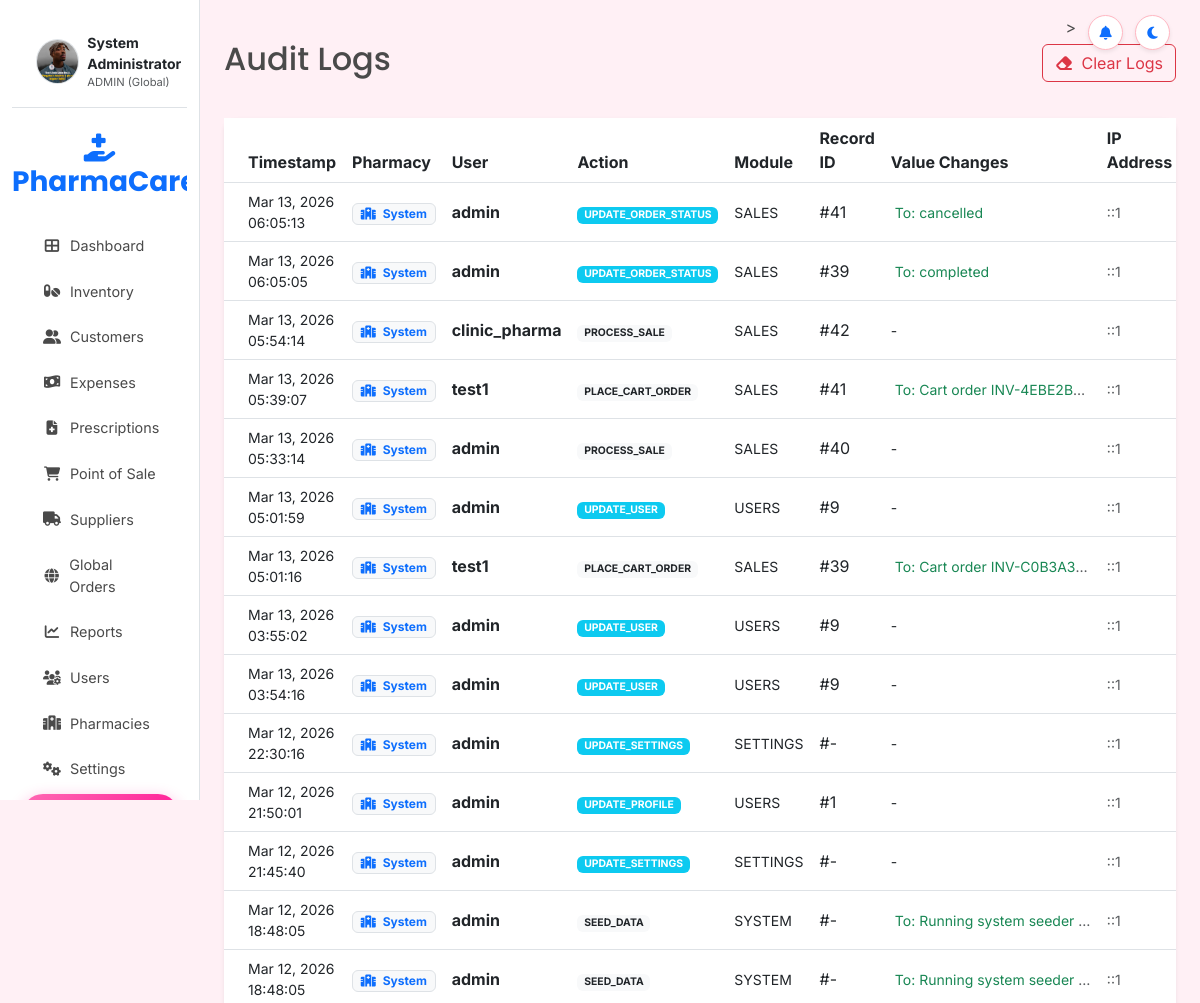
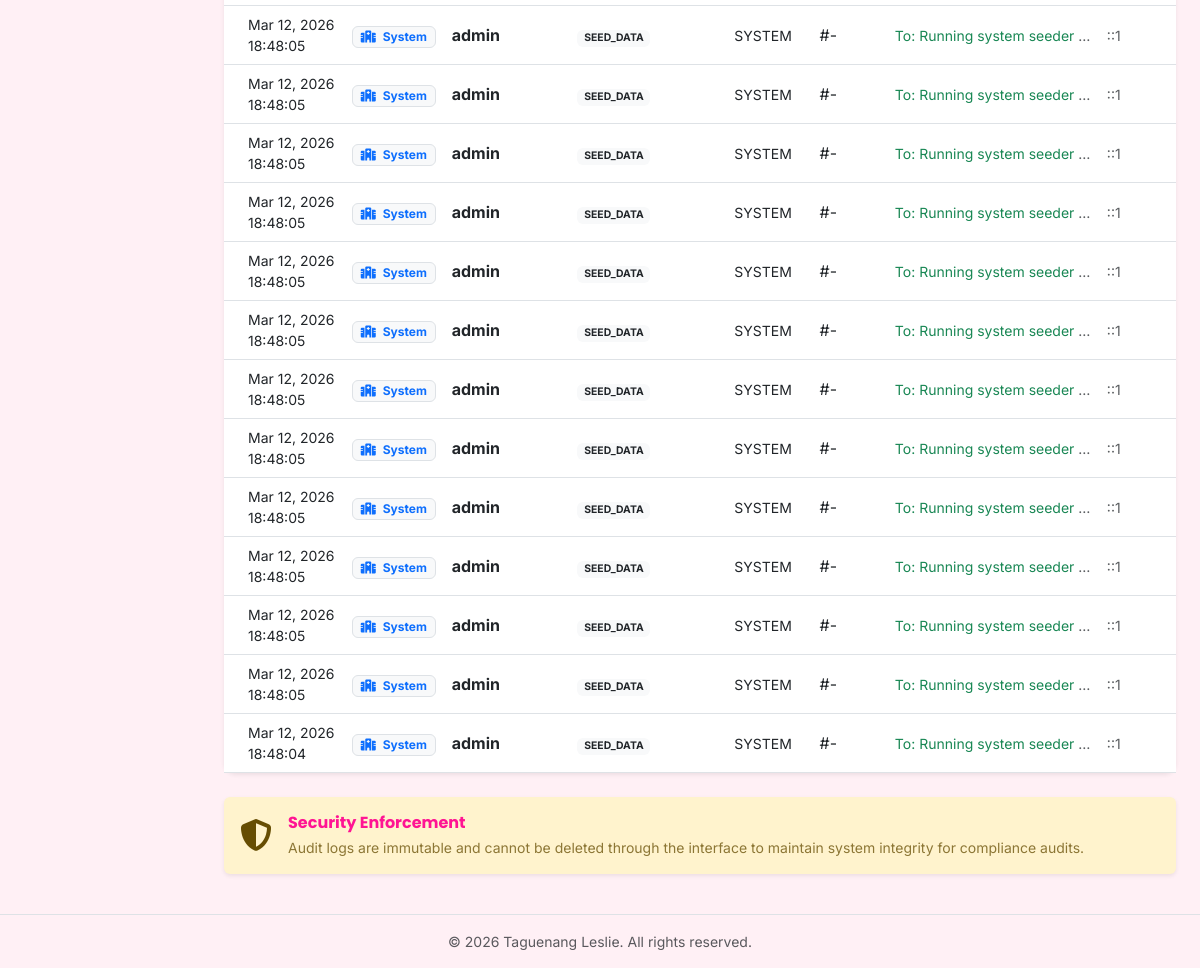
/audit_logs.php (signed in), run on the app's committed database (2 pictures, top to bottom).
### tables this page shows
CREATE TABLE IF NOT EXISTS audit_logs (
    id INT PRIMARY KEY AUTO_INCREMENT,
    user_id INT,
    action VARCHAR(100) NOT NULL,
    table_name VARCHAR(50),
    record_id INT,
    old_value TEXT,
    new_value TEXT,
    ip_address VARCHAR(45),
    pharmacy_id INT,
    created_at TIMESTAMP DEFAULT CURRENT_TIMESTAMP,
    FOREIGN KEY (user_id) REFERENCES users(id) ON DELETE SET NULL,
    FOREIGN KEY (pharmacy_id) REFERENCES pharmacies(id) ON DELETE SET NULL
);

CREATE TABLE IF NOT EXISTS users (
    id INT PRIMARY KEY AUTO_INCREMENT,
    username VARCHAR(50) UNIQUE NOT NULL,
    email VARCHAR(100) UNIQUE NOT NULL,
    password_hash VARCHAR(255) NOT NULL,
    role ENUM('admin', 'pharmacist', 'cashier', 'customer') NOT NULL,
    full_name VARCHAR(100),
    avatar VARCHAR(255),
    pharmacy_id INT,  
    created_at TIMESTAMP DEFAULT CURRENT_TIMESTAMP,
    last_login TIMESTAMP NULL,
    is_active BOOLEAN DEFAULT TRUE,
    last_notif_dismissal TIMESTAMP NULL DEFAULT NULL,
    FOREIGN KEY (pharmacy_id) REFERENCES pharmacies(id) ON DELETE SET NULL
);

### audit_logs.php (the view, shortened to what this page needs)
<?php
require_once 'includes/config/database.php';
$limit = 50;
$page = isset($_GET['page']) ? (int)$_GET['page'] : 1;
$offset = ($page - 1) * $limit;
try {
    $pharma_id = $_SESSION['pharmacy_id'];
    $where = $pharma_id ? "WHERE l.pharmacy_id = $pharma_id" : "";
    $sql = "SELECT l.*, u.username, p.name as pharmacy_name
            FROM audit_logs l
            LEFT JOIN users u ON l.user_id = u.id
            LEFT JOIN pharmacies p ON l.pharmacy_id = p.id
            $where
            ORDER BY l.created_at DESC
            LIMIT ? OFFSET ?";
    $stmt = $pdo->prepare($sql);
    $stmt->bindParam(1, $limit, PDO::PARAM_INT);
    $stmt->bindParam(2, $offset, PDO::PARAM_INT);
    $stmt->execute();
    $logs = $stmt->fetchAll();
} catch (PDOException $e) {
    $logs = [];
    $pages = 0;
}
include 'includes/templates/header.php';
?>
<div class="d-flex justify-content-between flex-wrap flex-md-nowrap align-items-center pt-3 pb-2 mb-4">
    <h1 class="h2">Audit Logs</h1>
    <div class="btn-toolbar mb-2 mb-md-0">
        <button type="button" class="btn btn-outline-danger" onclick="alert('Manual clearing is disabled for security reasons.')">
            <i class="fas fa-eraser me-1"></i> Clear Logs
        </button>
    </div>
</div>
<div class="card shadow-sm border-0">
    <div class="card-body p-0">
        <div class="table-responsive">
            <table class="table table-hover align-middle mb-0">
                <thead class="bg-light">
                    <tr>
                        <th class="ps-4">Timestamp</th>
                        <?php if (!$pharma_id): ?><th>Pharmacy</th><?php endif; ?>
                        <th>User</th>
                        <th>Action</th>
                        <th>Module</th>
                        <th>Record ID</th>
                        <th>Value Changes</th>
                        <th class="pe-4">IP Address</th>
                    </tr>
                </thead>
                <tbody>
                    <?php if (empty($logs)): ?>
                    <tr><td colspan="7" class="text-center py-5 text-muted">No audit logs found.</td></tr>
                    <?php else: foreach ($logs as $l): ?>
                    <tr>
                        <td class="ps-4 small"><?php echo date('M d, Y H:i:s', strtotime($l['created_at'])); ?></td>
                        <?php if (!$pharma_id): ?>
                        <td><span class="badge bg-light text-primary border"><i class="fas fa-hospital me-1"></i> <?php echo $l['pharmacy_name'] ?: 'System'; ?></span></td>
                        <?php endif; ?>
                        <td><span class="fw-bold"><?php echo $l['username'] ?: 'System'; ?></span></td>
                        <td>
                            <?php
                            $badge_class = 'bg-light text-dark';
                            if (str_contains($l['action'], 'UPDATE')) $badge_class = 'bg-info';
                            ?>
                            <span class="badge <?php echo $badge_class; ?> small text-uppercase" style="font-size: 0.65rem;"><?php echo $l['action']; ?></span>
                        </td>
                        <td><small><?php echo strtoupper($l['table_name']); ?></small></td>
                        <td>#<?php echo $l['record_id'] ?: '-'; ?></td>
                        <td class="small">
                            <?php if ($l['old_value'] || $l['new_value']): ?>
                                <div class="text-muted text-truncate" style="max-width: 200px;">
                                    <?php echo $l['new_value'] ? '<span class="text-success ms-1">To: ' . $l['new_value'] . '</span>' : ''; ?>
                                </div>
                            <?php else: ?>
                                -
                            <?php endif; ?>
                        </td>
                        <td class="pe-4 small text-muted"><?php echo $l['ip_address']; ?></td>
                    </tr>
                    <?php endforeach; endif; ?>
                </tbody>
            </table>
        </div>
    </div>
</div>
<div class="alert alert-warning border-0 shadow-sm mt-4">
    <div class="d-flex align-items-center">
        <i class="fas fa-shield-alt fa-2x me-3"></i>
        <div>
            <h6 class="fw-bold mb-1">Security Enforcement</h6>
            <p class="small mb-0 opacity-75">Audit logs are immutable and cannot be deleted through the interface to maintain system integrity for compliance audits.</p>
        </div>
    </div>
</div>
<?php include 'includes/templates/footer.php'; ?>

### assets/css/style.css (style rules this page uses)
:root { --primary-color: #FF69B4; --secondary-color: #FFB6C1; --accent-color: #FF1493; --bg-color: #FFF0F5; --text-color: #4A4A4A; --success-color: #98D8C8; --warning-color: #FFD700; --error-color: #FF6B6B; --white: #FFFFFF; --shadow: 0 4px 6px rgba(0, 0, 0, 0.1); --border-radius: 12px; --glass-bg: rgba(255, 255, 255, 0.7); --glass-border: rgba(255, 255, 255, 0.3); }
body { background-color: var(--bg-color); color: var(--text-color); font-family: 'Inter', sans-serif; margin: 0; padding: 0; }
h1, h2, h3, h4, h5, h6 { font-family: 'Poppins', sans-serif; font-weight: 700; color: var(--accent-color); }
.card { border: none; border-radius: var(--border-radius); box-shadow: var(--shadow); transition: transform 0.3s ease; }

### data on the page
audit_logs: created_at "Mar 13, 2026 06:05:13", pharmacy_name "System", user.username "admin", action "UPDATE_ORDER_STATUS", table_name "SALES", record "41", new_value "cancelled", ip_address "::1"
audit_logs: created_at "Mar 13, 2026 06:05:05", pharmacy_name "System", user.username "admin", action "UPDATE_ORDER_STATUS", table_name "SALES", record "39", new_value "completed", ip_address "::1"
audit_logs: created_at "Mar 13, 2026 05:54:14", pharmacy_name "System", user.username "clinic_pharma", action "PROCESS_SALE", table_name "SALES", record "42", ip_address "::1"
audit_logs: created_at "Mar 13, 2026 05:39:07", pharmacy_name "System", user.username "test1", action "PLACE_CART_ORDER", table_name "SALES", record "41", new_value "Cart order INV-4EBE2B…", ip_address "::1"
audit_logs: created_at "Mar 13, 2026 05:33:14", pharmacy_name "System", user.username "admin", action "PROCESS_SALE", table_name "SALES", record "40", ip_address "::1"
audit_logs: created_at "Mar 13, 2026 05:01:59", pharmacy_name "System", user.username "admin", action "UPDATE_USER", table_name "USERS", record "9", ip_address "::1"
audit_logs: created_at "Mar 13, 2026 05:01:16", pharmacy_name "System", user.username "test1", action "PLACE_CART_ORDER", table_name "SALES", record "39", new_value "Cart order INV-C0B3A3…", ip_address "::1"
audit_logs: created_at "Mar 13, 2026 03:55:02", pharmacy_name "System", user.username "admin", action "UPDATE_USER", table_name "USERS", record "9", ip_address "::1"
audit_logs: created_at "Mar 13, 2026 03:54:16", pharmacy_name "System", user.username "admin", action "UPDATE_USER", table_name "USERS", record "9", ip_address "::1"
audit_logs: created_at "Mar 12, 2026 22:30:16", pharmacy_name "System", user.username "admin", action "UPDATE_SETTINGS", table_name "SETTINGS", record "-", ip_address "::1"
audit_logs: created_at "Mar 12, 2026 21:50:01", pharmacy_name "System", user.username "admin", action "UPDATE_PROFILE", table_name "USERS", record "1", ip_address "::1"
audit_logs: created_at "Mar 12, 2026 21:45:40", pharmacy_name "System", user.username "admin", action "UPDATE_SETTINGS", table_name "SETTINGS", record "-", ip_address "::1"
audit_logs: created_at "Mar 12, 2026 18:48:05", pharmacy_name "System", user.username "admin", action "SEED_DATA", table_name "SYSTEM", record "-", new_value "Running system seeder…", ip_address "::1"
audit_logs: created_at "Mar 12, 2026 18:48:05", pharmacy_name "System", user.username "admin", action "SEED_DATA", table_name "SYSTEM", record "-", new_value "Running system seeder…", ip_address "::1"
audit_logs: created_at "Mar 12, 2026 18:48:05", pharmacy_name "System", user.username "admin", action "SEED_DATA", table_name "SYSTEM", record "-", new_value "Running system seeder…", ip_address "::1"
audit_logs: created_at "Mar 12, 2026 18:48:05", pharmacy_name "System", user.username "admin", action "SEED_DATA", table_name "SYSTEM", record "-", new_value "Running system seeder…", ip_address "::1"
audit_logs: created_at "Mar 12, 2026 18:48:05", pharmacy_name "System", user.username "admin", action "SEED_DATA", table_name "SYSTEM", record "-", new_value "Running system seeder…", ip_address "::1"
audit_logs: created_at "Mar 12, 2026 18:48:05", pharmacy_name "System", user.username "admin", action "SEED_DATA", table_name "SYSTEM", record "-", new_value "Running system seeder…", ip_address "::1"
audit_logs: created_at "Mar 12, 2026 18:48:05", pharmacy_name "System", user.username "admin", action "SEED_DATA", table_name "SYSTEM", record "-", new_value "Running system seeder…", ip_address "::1"
audit_logs: created_at "Mar 12, 2026 18:48:05", pharmacy_name "System", user.username "admin", action "SEED_DATA", table_name "SYSTEM", record "-", new_value "Running system seeder…", ip_address "::1"
audit_logs: created_at "Mar 12, 2026 18:48:05", pharmacy_name "System", user.username "admin", action "SEED_DATA", table_name "SYSTEM", record "-", new_value "Running system seeder…", ip_address "::1"
audit_logs: created_at "Mar 12, 2026 18:48:05", pharmacy_name "System", user.username "admin", action "SEED_DATA", table_name "SYSTEM", record "-", new_value "Running system seeder…", ip_address "::1"
audit_logs: created_at "Mar 12, 2026 18:48:05", pharmacy_name "System", user.username "admin", action "SEED_DATA", table_name "SYSTEM", record "-", new_value "Running system seeder…", ip_address "::1"
audit_logs: created_at "Mar 12, 2026 18:48:05", pharmacy_name "System", user.username "admin", action "SEED_DATA", table_name "SYSTEM", record "-", new_value "Running system seeder…", ip_address "::1"
audit_logs: created_at "Mar 12, 2026 18:48:05", pharmacy_name "System", user.username "admin", action "SEED_DATA", table_name "SYSTEM", record "-", new_value "Running system seeder…", ip_address "::1"
audit_logs: created_at "Mar 12, 2026 18:48:05", pharmacy_name "System", user.username "admin", action "SEED_DATA", table_name "SYSTEM", record "-", new_value "Running system seeder…", ip_address "::1"
audit_logs: created_at "Mar 12, 2026 18:48:04", pharmacy_name "System", user.username "admin", action "SEED_DATA", table_name "SYSTEM", record "-", new_value "Running system seeder…", ip_address "::1"

### other printed values
$_SESSION['full_name'] "System Administrator"
$_SESSION['role'] "ADMIN"
__('dashboard') "Dashboard"
__('inventory') "Inventory"
__('customers') "Customers"
__('expenses') "Expenses"
__('prescriptions') "Prescriptions"
__('pos') "Point of Sale"
__('suppliers') "Suppliers"
__('reports') "Reports"
__('users') "Users"
__('settings') "Settings"
COPYRIGHT_YEAR "2026"
COPYRIGHT_HOLDER "Taguenang Leslie"
